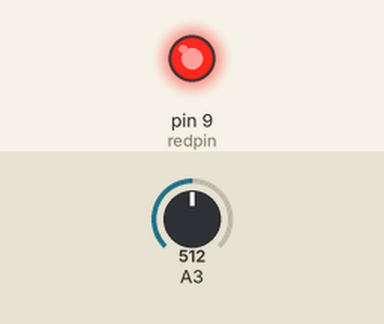
Simulated run of this sketch. Board: Arduino Uno, built with avr-gcc and run on an emulated ATmega328P. Shown: output pins drawn as LEDs (lit = HIGH). The test bench sets the inputs (shaded band); at power-on: A3 = 512. What the sketch prints to the serial monitor is not drawn.

Above: at 0.1 s.
Timing chart, 0 to 1.6 s (numbered marks = the images above):
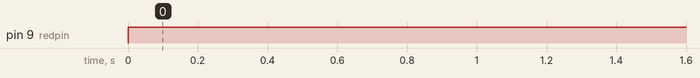

The sketch:

06_Light_Regulator_Using_Potientiometer.ino
```cpp
int readval;
float V2;
int redpin = 9;
int del1 = 750 ;
void setup() {
  Serial.begin(9600);
  pinMode(redpin, OUTPUT);
  pinMode(A3,INPUT);
}

void loop() {
  digitalWrite(redpin, HIGH);
  readval = analogRead(A3);
  V2 = (5./ 1023.) * readval;
  Serial.print("The Potentiometer reading is : ");
  Serial.println(V2);
  delay(del1);
}
```

Measured:
- by itself, pin 9 (redpin): LOW → HIGH at 0.00 s
